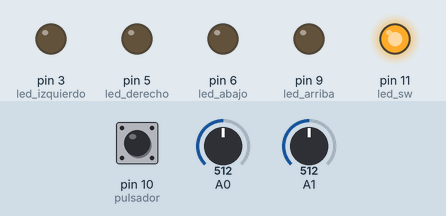
Bench run of a sketch on a simulated Arduino Uno, built with avr-gcc and run on an emulated ATmega328P. Shown: output pins drawn as LEDs (lit = HIGH). The inputs (shaded band) are chosen by the test bench; at power-on: A0 = 512, A1 = 512, pin 10 (pulsador) LOW.

Above: at 1.2 s.
1.3 s: A0 set to 530
At 1.9 s:
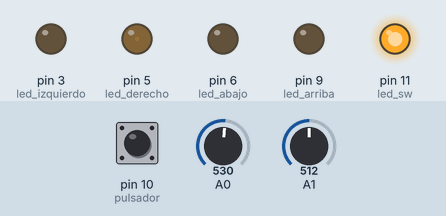
2.8 s: A1 set to 530
At 3.1 s:
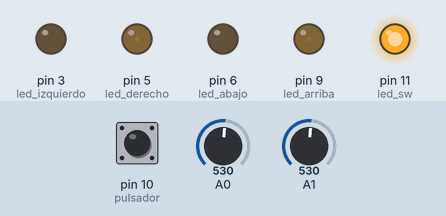
4.3 s: pin 10 (pulsador) pulled HIGH for 0.15 s
At 4.37 s:
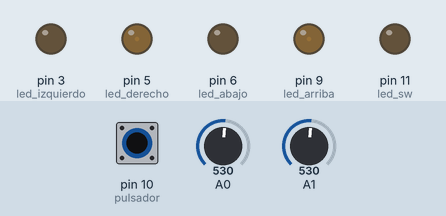
5.9 s: A0 set to 511
At 6.6 s:
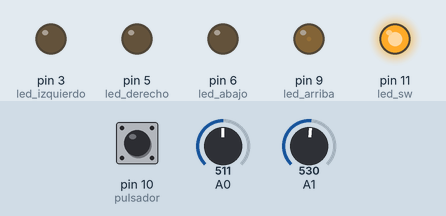
7.4 s: A1 set to 716
At 7.8 s:
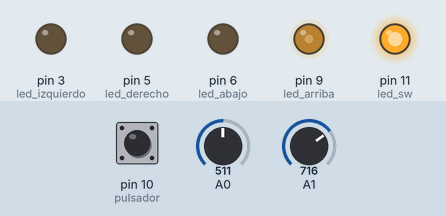
8.9 s: pin 10 (pulsador) pulled HIGH for 1 s
At 9.7 s:
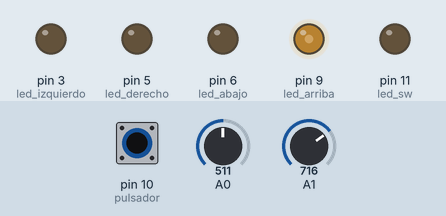
Timing chart, 0 to 11.9 s (numbered marks = the images above; inputs shaded):
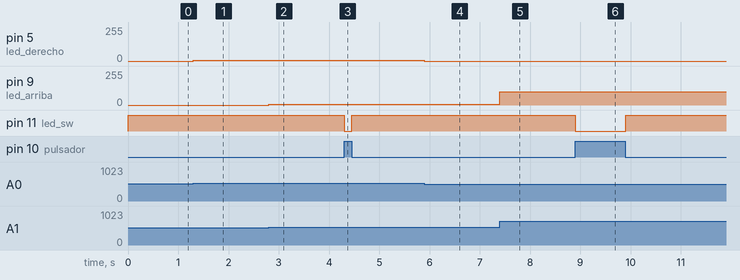

The sketch:

JJ.ino
```cpp
   int x;
   int y ;
   int led_izquierdo = 3;
   int led_derecho = 5;
   int led_abajo = 6;
   int led_arriba = 9;
   int pulsador = 10;
   int led_sw = 11;
   int sw;

void setup() {
  pinMode(led_izquierdo, OUTPUT);
  pinMode(led_derecho, OUTPUT);
  pinMode(led_abajo, OUTPUT);
  pinMode(led_arriba, OUTPUT);
  pinMode(led_sw, OUTPUT);
  pinMode(pulsador, INPUT);
}

void loop() {
 x = analogRead(A0);
 y = analogRead(A1);
 sw =  digitalRead(pulsador);
 if (x >= 0 && x < 480){
  analogWrite(led_izquierdo, map(x,0, 480, 255, 0));
 } else {
  analogWrite(led_izquierdo, 0);
 }

 if (x > 520 && x <= 1023){
  analogWrite(led_derecho, map(x,520, 1023, 0, 255));
 } else {
  analogWrite(led_derecho, 0);
 }
 if (y >= 0 && x < 480){
  analogWrite(led_abajo, map(y,0, 480, 255, 0));
 } else {
  analogWrite(led_abajo, 0);
 }
 if (y > 520 && x <= 1023){
  analogWrite(led_arriba, map(y,520, 1023, 0, 255));
 } else {
  analogWrite(led_arriba, 0);
 }
 digitalWrite(led_sw, !sw);

}
```

Measured:
- after the input at 1.3 s, pin 5 (led_derecho): 0/255 → 5/255 at once
- after the input at 2.8 s, pin 9 (led_arriba): 0/255 → 5/255 at once
- after the input at 4.3 s, pin 11 (led_sw): HIGH → LOW at once, → HIGH 0.15 s later
- after the input at 5.9 s, pin 5 (led_derecho): 5/255 → 0/255 at once
- after the input at 7.4 s, pin 9 (led_arriba): 5/255 → 99/255 at once
- after the input at 8.9 s, pin 11 (led_sw): HIGH → LOW at once, → HIGH 1.0 s later
